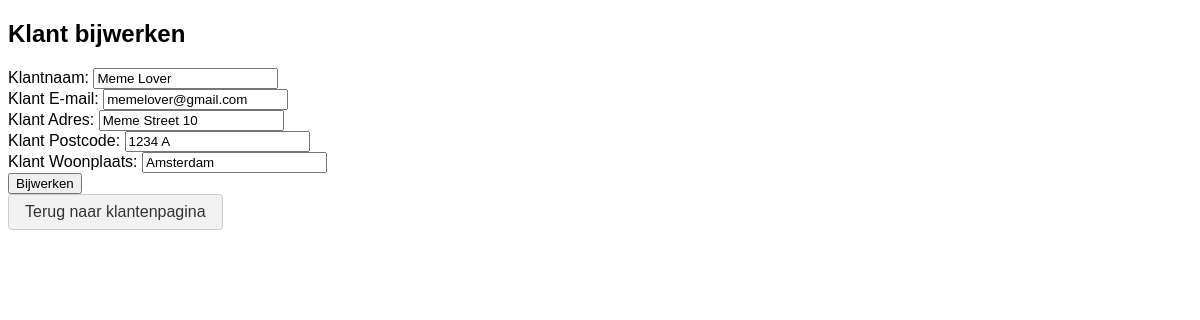
Screenshot of /klant_update.php?id=10 with the database file from the repository.
### tables this page shows
CREATE TABLE `klanten` (
  `klantid` int(11) NOT NULL,
  `klantnaam` varchar(20) DEFAULT NULL,
  `klantEmail` varchar(30) NOT NULL,
  `klantAdres` varchar(30) NOT NULL,
  `klantPostcode` varchar(6) DEFAULT NULL,
  `klantWoonplaats` varchar(25) DEFAULT NULL
);

### classes/database.php (called while the page is built, shortened)
<?php
class Database
{
    private $host = 'localhost';
    private $username = 'root';
    private $password = '';
    private $dbname = 'bas';
    private $conn;
    public function __construct()
    {
        $dsn = "mysql:host={$this->host};dbname={$this->dbname};charset=utf8mb4";
        try {
            $this->conn = new PDO($dsn, $this->username, $this->password);
            $this->conn->setAttribute(PDO::ATTR_ERRMODE, PDO::ERRMODE_EXCEPTION);
        } catch (PDOException $e) {
            die("Connection failed: " . $e->getMessage());
        }
    }
    public function execute($query, $params = array())
    {
        try {
            $stmt = $this->conn->prepare($query);
            $stmt->execute($params);
            return $stmt;
        } catch (PDOException $e) {
            die("Query execution failed: " . $e->getMessage());
        }
    }
    public function fetchAll($query, $params = array())
    {
        try {
            $stmt = $this->execute($query, $params);
            return $stmt->fetchAll(PDO::FETCH_ASSOC);
        } catch (PDOException $e) {
            die("Query execution failed: " . $e->getMessage());
        }
    }
}
?>

### classes/userclass.php (called while the page is built, shortened)
<?php
class User
{
    private $db;
    public function __construct()
    {
        require_once 'classes/database.php';
        $this->db = new Database();
    }
    public function zoekKlantOpId($klantId)
    {
        $query = "SELECT * FROM klanten WHERE klantid = " . $klantId;
        return $this->db->fetchAll($query);
    }
}
?>

### klant_update.php (the view, shortened to what this page needs)
<?php
require_once 'classes/userclass.php';
$user = new User();
if ($_SERVER['REQUEST_METHOD'] === 'POST') {
    $klantId = $_POST['klantId'];
    $klantnaam = $_POST['klantnaam'];
    $klantEmail = $_POST['klantEmail'];
    $klantAdres = $_POST['klantAdres'];
    $klantPostcode = $_POST['klantPostcode'];
    $klantWoonplaats = $_POST['klantWoonplaats'];
    $user->setKlantnaam($klantnaam);
    $user->setKlantEmail($klantEmail);
    $user->setKlantAdres($klantAdres);
    $user->setKlantPostcode($klantPostcode);
    $user->setKlantWoonplaats($klantWoonplaats);
    $user->updateKlant($klantId, $user);
    header("Location: klanten.php");
    exit;
} else {
    if (isset($_GET['id'])) {
        $klantId = $_GET['id'];
        $klant = $user->zoekKlantOpId($klantId);
        if (!empty($klant)) {
            $klantnaam = $klant[0]['klantnaam'];
            $klantEmail = $klant[0]['klantEmail'];
            $klantAdres = $klant[0]['klantAdres'];
            $klantPostcode = $klant[0]['klantPostcode'];
            $klantWoonplaats = $klant[0]['klantWoonplaats'];
        } else {
            echo "Klant niet gevonden.";
            exit;
        }
    } else {
        echo "Klant-ID niet opgegeven.";
        exit;
    }
}
?>
<!DOCTYPE html>
<html>
<head>
    <link rel="stylesheet" type="text/css" href="stylesheets/index.css">
</head>
<body>
    <h2>Klant bijwerken</h2>
    <form method="post" action="<?php echo $_SERVER['PHP_SELF']; ?>">
        <label for="klantnaam">Klantnaam:</label>
        <input type="text" id="klantnaam" name="klantnaam" value="<?php echo $klantnaam; ?>" required><br>
        <label for="klantEmail">Klant E-mail:</label>
        <input type="email" id="klantEmail" name="klantEmail" value="<?php echo $klantEmail; ?>" required><br>
        <label for="klantAdres">Klant Adres:</label>
        <input type="text" id="klantAdres" name="klantAdres" value="<?php echo $klantAdres; ?>" required><br>
        <label for="klantPostcode">Klant Postcode:</label>
        <input type="text" id="klantPostcode" name="klantPostcode" value="<?php echo $klantPostcode; ?>" required><br>
        <label for="klantWoonplaats">Klant Woonplaats:</label>
        <input type="text" id="klantWoonplaats" name="klantWoonplaats" value="<?php echo $klantWoonplaats; ?>" required><br>
        <input type="submit" value="Bijwerken">
    </form>
    <a href="klanten.php" class="back-btn">Terug naar klantenpagina</a>
</body>
</html>

### stylesheets/index.css (style rules this page uses)
body { font-family: Arial, sans-serif; }
.back-btn { display: inline-block; padding: 8px 16px; background-color: #f2f2f2; color: #333; text-decoration: none; border-radius: 4px; transition: background-color 0.3s ease; }
a { text-decoration: none; color: #333; padding: 5px; display: block; border: 1px solid #ccc; border-radius: 5px; background-color: #f2f2f2; margin-bottom: 5px; transition: background-color 0.3s ease; }

### rows the page displays
klanten: klantnaam "Meme Lover", klantEmail "memelover@gmail.com", klantAdres "Meme Street 10", klantPostcode "1234 A", klantWoonplaats "Amsterdam"
